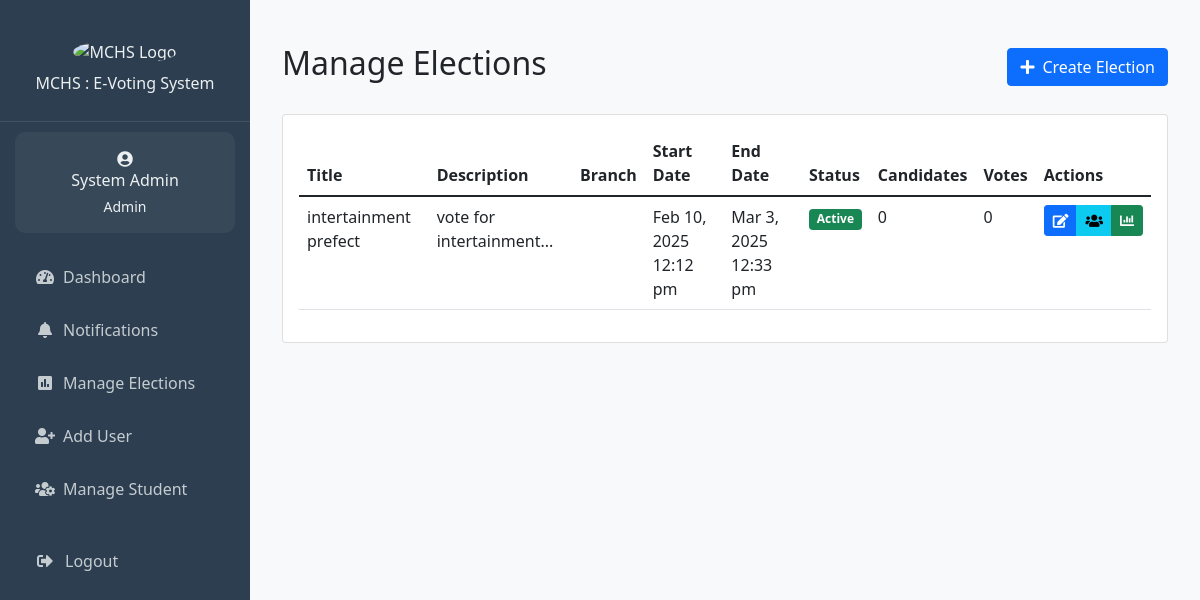
Page /admin/elections.php (signed in) on the earlier database version.
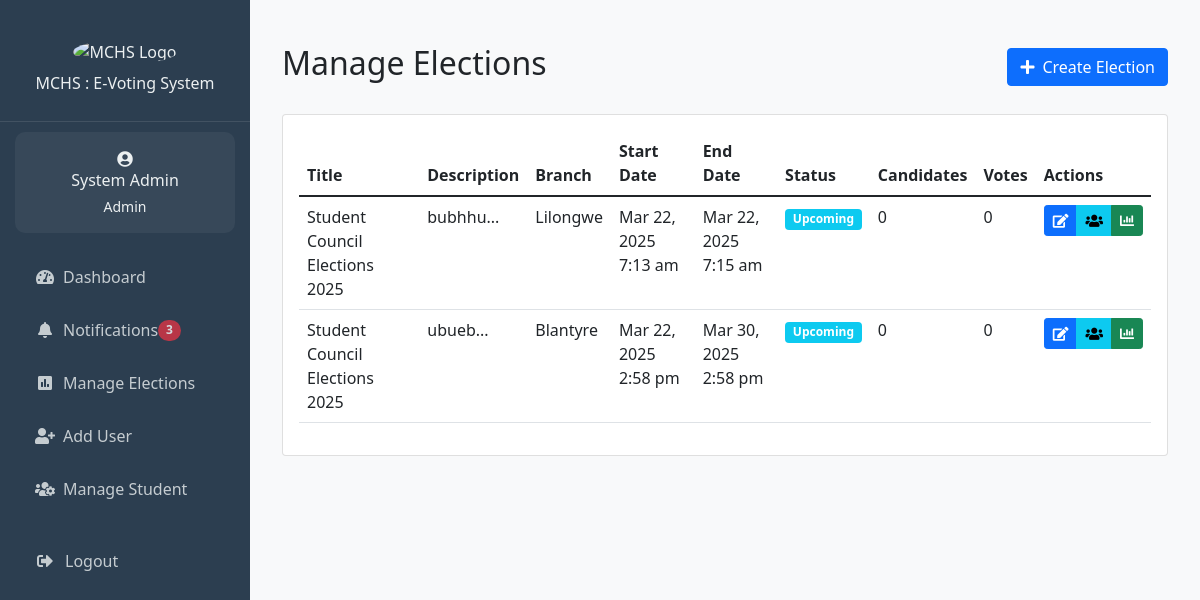
Same page on the later database version.
### tables this page shows
CREATE TABLE IF NOT EXISTS `elections` (
  `id` int NOT NULL AUTO_INCREMENT,
  `title` varchar(255) NOT NULL,
  `description` text,
  `branch` varchar(50) NOT NULL,
  `start_date` datetime NOT NULL,
  `end_date` datetime NOT NULL,
  `status` enum('upcoming','active','completed') DEFAULT 'upcoming',
  `created_by` int NOT NULL,
  `created_at` timestamp NULL DEFAULT CURRENT_TIMESTAMP,
  `updated_at` timestamp NULL DEFAULT CURRENT_TIMESTAMP ON UPDATE CURRENT_TIMESTAMP,
  `manual_status` tinyint(1) DEFAULT '0',
  PRIMARY KEY (`id`),
  UNIQUE KEY `unique_election` (`title`,`start_date`,`end_date`),
  KEY `created_by` (`created_by`)
);

### includes/notifications.php (called while the page is built, shortened)
<?php
if (!function_exists('get_unread_notifications_count')) {
    function get_unread_notifications_count($conn, $user_id = null) {
        try {
            $sql = "SELECT COUNT(*) FROM notifications WHERE is_read = FALSE";
            $params = [];
            $stmt = $conn->prepare($sql);
            $stmt->execute($params);
            return (int) $stmt->fetchColumn();
        } catch (PDOException $e) {
            error_log("Error getting unread notifications count: " . $e->getMessage());
            return 0;
        }
    }
}

### admin/elections.php (the view, shortened to what the changed rows need)
<?php
require_once '../includes/header.php';
require_once '../includes/notifications.php';
$stmt = $conn->prepare("
    SELECT e.*,
           e.branch,
           (SELECT COUNT(*) FROM election_candidates ec WHERE ec.election_id = e.id) as total_candidates,
           (SELECT COUNT(*) FROM votes v WHERE v.election_id = e.id) as total_votes
    FROM elections e
    ORDER BY e.created_at DESC
");
$stmt->execute();
$elections = $stmt->fetchAll(PDO::FETCH_ASSOC);
?>
<div class="container py-4">
    <div class="d-flex justify-content-between align-items-center mb-4">
        <h2>Manage Elections</h2>
    </div>
    <div class="card">
        <div class="card-body">
            <div class="table-responsive">
                <table class="table table-hover">
                    <thead>
                        <tr>
                            <th>Title</th>
                            <th>Description</th>
                            <th>Branch</th>
                            <th>Start Date</th>
                            <th>End Date</th>
                            <th>Status</th>
                            <th>Candidates</th>
                            <th>Votes</th>
                            <th>Actions</th>
                        </tr>
                    </thead>
                    <tbody>
                        <?php if (!empty($elections)): ?>
                            <?php foreach ($elections as $election): ?>
                                <tr>
                                    <td><?php echo htmlspecialchars($election['title']); ?></td>
                                    <td><?php echo htmlspecialchars(substr($election['description'], 0, 50)) . '...'; ?></td>
                                    <td><?php echo htmlspecialchars($election['branch']); ?></td>
                                    <td><?php echo date('M j, Y g:i a', strtotime($election['start_date'])); ?></td>
                                    <td><?php echo date('M j, Y g:i a', strtotime($election['end_date'])); ?></td>
                                    <td>
                                        <?php
                                            $statusClass = 'secondary';
                                            if ($election['status'] == 'upcoming') {
                                                $statusClass = 'info';
                                            } else if ($election['status'] == 'active') {
                                                $statusClass = 'success';
                                            } else if ($election['status'] == 'completed') {
                                                $statusClass = 'dark';
                                            }
                                        ?>
                                        <span class="badge bg-<?php echo $statusClass; ?>">
                                            <?php echo ucfirst($election['status']); ?>
                                        </span>
                                    </td>
                                    <td><?php echo $election['total_candidates']; ?></td>
                                    <td><?php echo $election['total_votes']; ?></td>
                                    <td>
                                        <div class="btn-group">
                                            <a href="edit_election.php?id=<?php echo $election['id']; ?>" class="btn btn-primary btn-sm">
                                                <i class="fas fa-edit"></i>
                                            </a>
                                            <a href="manage_election_candidates.php?election_id=<?php echo $election['id']; ?>" class="btn btn-info btn-sm">
                                                <i class="fas fa-users"></i>
                                            </a>
                                            <a href="view_results.php?id=<?php echo $election['id']; ?>" class="btn btn-success btn-sm">
                                                <i class="fas fa-chart-bar"></i>
                                            </a>
                                        </div>
                                    </td>
                                </tr>
                            <?php endforeach; ?>
                        <?php else: ?>
                            <tr>
                                <td colspan="8" class="text-center">No elections found</td>
                            </tr>
                        <?php endif; ?>
                    </tbody>
                </table>
            </div>
        </div>
    </div>
</div>
<?php require_once '../includes/footer.php'; ?>

### includes/sidebar-content.php (shortened to what the changed rows need)
<?php if (isset($user)): ?>
  <ul class="nav-menu">
    <?php if ($user['role'] === 'admin'): ?>
      <li class="nav-item">
        <a class="nav-link <?php echo $current_page === 'notifications.php' ? 'active' : ''; ?>"
           href="/e_voting_system/admin/notifications.php">
          <i class="fas fa-bell me-2"></i>Notifications
          <?php
          $unread_count = get_unread_notifications_count($conn);
          if ($unread_count > 0):
          ?>
            <span class="badge bg-danger rounded-pill">
              <?php echo $unread_count; ?>
            </span>
          <?php endif; ?>
        </a>
      </li>
    <?php endif; ?>
  </ul>
<?php endif; ?>

Differences in the rows shown:
removed elections: title "intertainment prefect", description "vote for intertainment", start_date "Feb 10, 2025 12:12 pm", end_date "Mar 3, 2025 12:33 pm", status "Active", total_candidates "0", total_votes "0"
added elections: title "Student Council Elections 2025", description "bubhhu", branch "Lilongwe", start_date "Mar 22, 2025 7:13 am", end_date "Mar 22, 2025 7:15 am", status "Upcoming", total_candidates "0", total_votes "0"
added elections: title "Student Council Elections 2025", description "ubueb", branch "Blantyre", start_date "Mar 22, 2025 2:58 pm", end_date "Mar 30, 2025 2:58 pm", status "Upcoming", total_candidates "0", total_votes "0"
Other differences:
$unread_count: (not shown) → "3"
